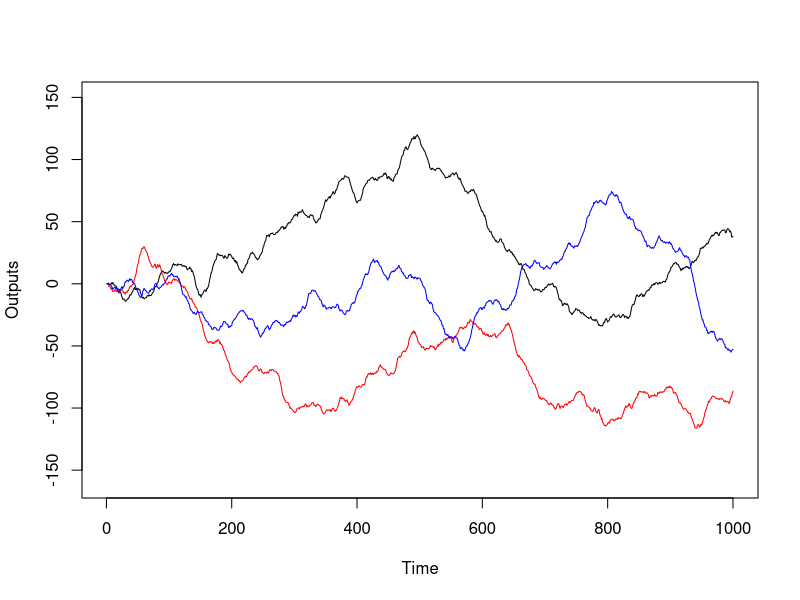
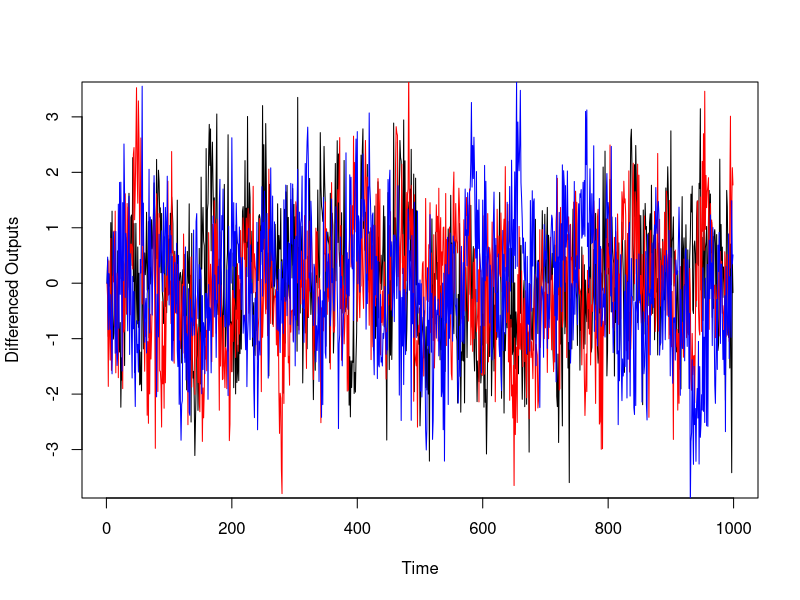
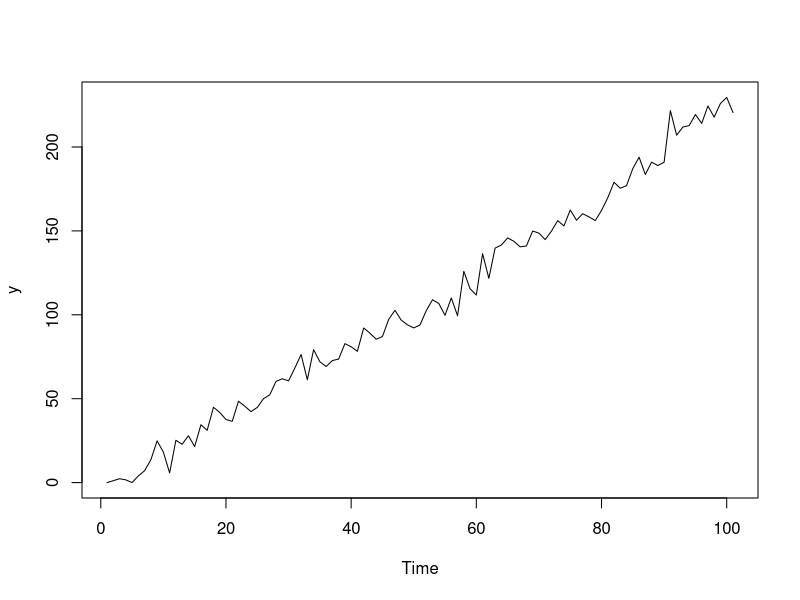
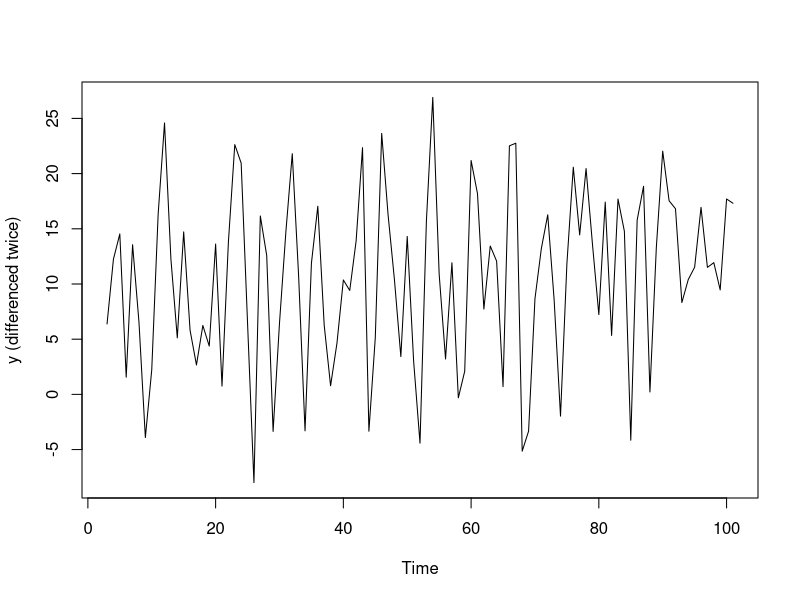

Reproduce these figures in R, in order.
## ---- chunk 1
knitr::opts_chunk$set(echo = TRUE)
## ---- chunk 2
my_arma = function(n, sigsq=1, mu=0, phi=numeric(0), theta=numeric(0), inits=NULL) {
  p = length(phi)
  q = length(theta)
  # Check that the process is stationary
  if(p>0) {
    roots = polyroot(c(1, -phi))
    if(all(Mod(roots)>1)) message("Process is stationary.")
    else message("Process is not stationary.")
  }
  # Check that the process is invertible
  if(q>0) {
    roots = polyroot(c(1, theta))
    if(all(Mod(roots)>1)) message("Process is invertible.")
    else message("Process is not invertible.")
  }
  # Establish initial values
  maxpq = max(c(p, q))
  if(!is.null(inits)) {
    if(length(inits)!=maxpq) stop("If initial values are supplied,
there must be max(p, q) of them.")
  } else {
    # Note: sets x[1], ..., x[maxpq] = 0
    inits = rep(0, maxpq)
  }
  # Simulate from model
  x = numeric(n)
  x[1:maxpq] = inits
  eps = rnorm(n, 0, sqrt(sigsq))
  for(t in (maxpq+1):n) {
    x[t] = sum(phi * x[(t-1):(t-p)]) + sum(c(1, theta) * eps[t:(t-q)])
  }
  return(x+mu)
}

## ---- chunk 3
my_arima = function(n, sigsq=1, mu=0, phi=numeric(0), theta=numeric(0), d){
  x = my_arma(n, sigsq, mu, phi, theta)
  y = numeric(length(x))
  for (i in 1:d){
  y[1] = 0
  for(t in 2:length(x)){
    y[t] = x[t] + y[t-1]
  }
  x=y
  }
  return(y)
}
## ---- chunk 4
n = 1000
sigsq = 0.5
mu = 0
phi = c(0.8, 0.1)
theta = -0.6
## ---- chunk 5
set.seed(3)
output1 = my_arima(n, sigsq=1, mu=0, phi, theta, 1)
output2 = my_arima(n, sigsq=1, mu=0, phi, theta, 1)
output3 = my_arima(n, sigsq=1, mu=0, phi, theta, 1)
## ---- chunk 6
plot(output1, type = "l", ylim = c(-160,150), xlab = "Time", ylab = "Outputs")
lines(output2, col = "red")
lines(output3, col = "blue")
## ---- chunk 7
plot(diff(output1), type = "l",  xlab = "Time", ylab = "Differenced Outputs")
lines(diff(output2), col = "red")
lines(diff(output3), col = "blue")
## ---- chunk 8
par_est_func = function(x, p){
  lag = p + 1
  rho = acf(x, lag.max = lag -1, plot = FALSE)
  #Remove the first element
  rho_minus_1 = rho$acf[-1]
  # remove the last element of rho 
  rho_new = rho$acf[-lag]
  #Construct the capital rho matrix
  capital_rho = toeplitz(rho_new)
  #Find gammas
  gammas = acf(x, plot=FALSE, type="covariance", lag.max = p)
  # Find gamma zero 
  gamma_zero = gammas$acf[1]
  # Find phi
  phi = solve(capital_rho)%*%rho_minus_1[1:p]
  # Find sigma 
  sigma_sq = gamma_zero*(1 - t(rho_minus_1)%*%solve(capital_rho)%*%rho_minus_1)
  my_list = list("phi"= phi, "sigma squared" = sigma_sq)
  return(my_list)
}
## ---- chunk 9
n = 1000
sigsq = 0.5
mu = 0
phi = c(0.8, 0.1, -0.4)
f = my_arma(n, sigsq, mu, phi)
## ---- chunk 10
set.seed(75)
par_est_func(f,3)
## ---- chunk 11
n = 1000
sigsq = 1.3
mu = 0
phi = c(0.8, 0.1, -0.4, 0.3)
g = my_arma(n, sigsq, mu, phi)
## ---- chunk 12
par_est_func(g,4)
## ---- chunk 13
library(MASS)
## ---- chunk 14
my_DLM = function(f, G, W, V, n, m_0, C_0){
  theta = matrix(ncol = 2, nrow = n+1, byrow = TRUE)
  theta[1,] = as.vector(mvrnorm(1, m_0, C_0))
  for (t in 2:(n+1)){
      theta[t,] = as.vector(G%*%theta[(t-1),]) + mvrnorm(1, m_0, W)
  }
  y = numeric(n)
  for(row in 2:(n+1)){
    y[row] = f%*%theta[row,] +  rnorm(1, 0, sqrt(V))
  }
    y = ts(y)
    plot(y)
}
## ---- chunk 15
m_0 = t(c(0,0))
C_0 = 10*diag(2)
W = diag(c(0.7, 0.05))
V = 35
n = 100
G = matrix(c(1,1,0,1),  nrow = 2, byrow = 2)
f = matrix(c(1,0), nrow = 1, ncol = 2)
## ---- chunk 16
my_DLM(f, G, W, V, n, m_0, C_0)
## ---- chunk 17
my_DLM = function(f, G, W, V, n, m_0, C_0){
  theta = matrix(ncol = 2, nrow = n+1, byrow = TRUE)
  theta[1,] = as.vector(mvrnorm(1, m_0, C_0))
  for (t in 2:(n+1)){
    theta[t,] = as.vector(G%*%theta[(t-1),]) + mvrnorm(1, m_0, W)
  }
  y = numeric(n)
  for(row in 2:(n+1)){
    y[row] = f%*%theta[row,] +  rnorm(1, 0, sqrt(V))
  }
  y = ts(y)
  plot(diff(y,2), ylab = "y (differenced twice)")
}
## ---- chunk 18
my_DLM(f, G, W, V, n, m_0, C_0)
## ---- chunk 19
my_DLM_val = function(f, G, W, V, n, m_0, C_0){
  theta = matrix(ncol = 2, nrow = n+1, byrow = TRUE)
  theta[1,] = as.vector(mvrnorm(1, m_0, C_0))
  for (t in 2:(n+1)){
    theta[t,] = as.vector(G%*%theta[(t-1),]) + mvrnorm(1, m_0, W)
  }
  y = numeric(n)
  for(row in 2:(n+1)){
    y[row] = f%*%theta[row,] +  rnorm(1, 0, sqrt(V))
  }
  y = ts(y)
  return(diff(y,2))
}
second_dif = my_DLM_val(f, G, W, V, n, m_0, C_0)
## ---- chunk 20
autocovs = acf(second_dif, lag.max = 5, type = "covariance", plot = FALSE)
autocovs_values = autocovs$acf
autocovs_values
## ---- chunk 21
mean(second_dif)
## ---- chunk 22
my_varma = function(n, sigma=1, mu=0, A=numeric(0), M=numeric(0)) {
  p = length(A)
  q = length(M)
  m = length(mu)
  # Establish initial values
  maxpq = max(c(p, q))
  inits = rep(0, maxpq)
  # Simulate from model
  x = matrix(nrow = n, ncol = m)
  x[1:maxpq,] = inits
  # simulate from a multivariate normal to get the errors
  e = mvrnorm(n,rep(0, m),sigma)
  for(t in (maxpq +1):n) {
    ar = rep(0,m)
    for(i in 1:p){
      ar = ar + A[[i]]%*%x[t-i,]
    }
    ma = rep(0, m)
    for(j in 1:q){
      ma = ma + M[[j]]%*%e[t-j,]
    }
    x[t,] = ar + ma + e[t,]
  }
  x = ts(x)
  return(x)
}
## ---- chunk 23
phi1 = matrix(c(0.8, -0.1, 0.1,0.85), nrow = 2, byrow = TRUE)
A = list(phi1)
theta1 = matrix(c(0.6,0.1,0.15,0.5), nrow = 2, byrow = TRUE)
theta2 = matrix(c(3, 0, -0.1, 0.2), nrow = 2, byrow = TRUE)
M = list(theta1, theta2)
sigma = matrix(c(1, 0.4, 0.4, 1.2), nrow = 2, byrow = TRUE)
mu = c(0,0)
n = 100
## ---- chunk 24
apply(my_varma(n, sigma,mu, A, M), 2, mean)
## ---- chunk 25
var((my_varma(n, sigma,mu, A, M)))
## ---- chunk 26
varma_matrix = as.matrix(my_varma(n, sigma,mu, A, M))
cov(varma_matrix[-1,], varma_matrix[-100,])
